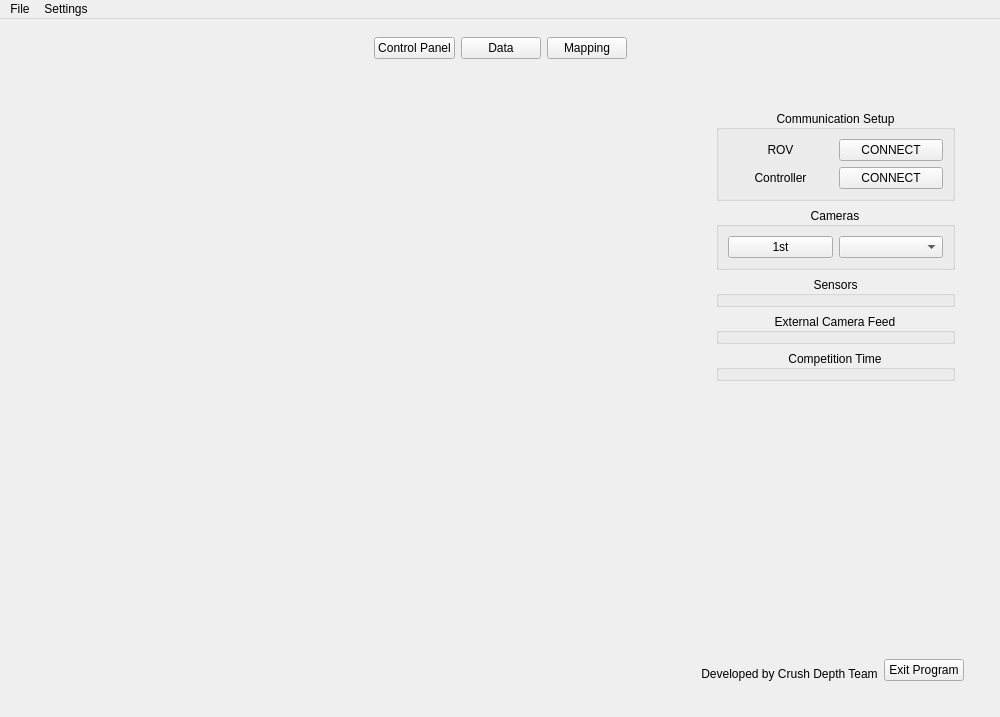
<?xml version="1.0" encoding="UTF-8"?>
<ui version="4.0">
 <class>MainWindow</class>
 <widget class="QMainWindow" name="MainWindow">
  <property name="geometry">
   <rect>
    <x>0</x>
    <y>0</y>
    <width>1000</width>
    <height>717</height>
   </rect>
  </property>
  <property name="sizePolicy">
   <sizepolicy hsizetype="Expanding" vsizetype="Expanding">
    <horstretch>0</horstretch>
    <verstretch>0</verstretch>
   </sizepolicy>
  </property>
  <property name="windowTitle">
   <string>MainWindow</string>
  </property>
  <widget class="QWidget" name="centralwidget">
   <property name="sizePolicy">
    <sizepolicy hsizetype="Expanding" vsizetype="Expanding">
     <horstretch>0</horstretch>
     <verstretch>0</verstretch>
    </sizepolicy>
   </property>
   <layout class="QGridLayout" name="gridLayout_4">
    <item row="1" column="0">
     <widget class="QStackedWidget" name="stackedWidget">
      <property name="sizePolicy">
       <sizepolicy hsizetype="Expanding" vsizetype="Expanding">
        <horstretch>0</horstretch>
        <verstretch>0</verstretch>
       </sizepolicy>
      </property>
      <property name="currentIndex">
       <number>0</number>
      </property>
      <widget class="QWidget" name="control_panel_page">
       <property name="sizePolicy">
        <sizepolicy hsizetype="Expanding" vsizetype="Expanding">
         <horstretch>0</horstretch>
         <verstretch>0</verstretch>
        </sizepolicy>
       </property>
       <layout class="QGridLayout" name="gridLayout_3">
        <item row="0" column="0">
         <widget class="QWidget" name="control_panel_tab" native="true">
          <property name="sizePolicy">
           <sizepolicy hsizetype="Preferred" vsizetype="Expanding">
            <horstretch>0</horstretch>
            <verstretch>0</verstretch>
           </sizepolicy>
          </property>
          <layout class="QHBoxLayout" name="horizontalLayout_3" stretch="95,5">
           <item>
            <widget class="QWidget" name="control_panel_camera_widget" native="true">
             <property name="enabled">
              <bool>true</bool>
             </property>
             <property name="sizePolicy">
              <sizepolicy hsizetype="Preferred" vsizetype="Preferred">
               <horstretch>1</horstretch>
               <verstretch>0</verstretch>
              </sizepolicy>
             </property>
             <layout class="QGridLayout" name="gridLayout_6" rowstretch="80">
              <item row="0" column="1">
               <layout class="QGridLayout" name="gridLayout_24" rowstretch="20">
                <item row="0" column="0">
                 <widget class="QWidget" name="primary_camera_feed" native="true">
                  <property name="sizePolicy">
                   <sizepolicy hsizetype="Preferred" vsizetype="Preferred">
                    <horstretch>0</horstretch>
                    <verstretch>1</verstretch>
                   </sizepolicy>
                  </property>
                  <layout class="QGridLayout" name="gridLayout_15" rowstretch="0">
                   <item row="0" column="0">
                    <widget class="QLabel" name="camera_feed_1">
                     <property name="sizePolicy">
                      <sizepolicy hsizetype="Ignored" vsizetype="Ignored">
                       <horstretch>0</horstretch>
                       <verstretch>0</verstretch>
                      </sizepolicy>
                     </property>
                     <property name="frameShape">
                      <enum>QFrame::NoFrame</enum>
                     </property>
                     <property name="text">
                      <string/>
                     </property>
                     <property name="alignment">
                      <set>Qt::AlignHCenter|Qt::AlignTop</set>
                     </property>
                    </widget>
                   </item>
                  </layout>
                 </widget>
                </item>
               </layout>
              </item>
             </layout>
            </widget>
           </item>
           <item>
            <widget class="QWidget" name="control_panel_functions_widget" native="true">
             <layout class="QGridLayout" name="gridLayout_5">
              <item row="1" column="0" colspan="2">
               <layout class="QHBoxLayout" name="CreditWidget">
                <item>
                 <spacer name="horizontalSpacer_8">
                  <property name="orientation">
                   <enum>Qt::Horizontal</enum>
                  </property>
                  <property name="sizeHint" stdset="0">
                   <size>
                    <width>40</width>
                    <height>20</height>
                   </size>
                  </property>
                 </spacer>
                </item>
                <item>
                 <widget class="QLabel" name="label_14">
                  <property name="text">
                   <string>Developed by Crush Depth Team</string>
                  </property>
                  <property name="alignment">
                   <set>Qt::AlignBottom|Qt::AlignHCenter</set>
                  </property>
                 </widget>
                </item>
                <item>
                 <widget class="QPushButton" name="program_exit">
                  <property name="text">
                   <string>Exit Program</string>
                  </property>
                 </widget>
                </item>
               </layout>
              </item>
              <item row="0" column="1">
               <widget class="QScrollArea" name="control_panel_scroll">
                <property name="frameShape">
                 <enum>QFrame::NoFrame</enum>
                </property>
                <property name="lineWidth">
                 <number>0</number>
                </property>
                <property name="horizontalScrollBarPolicy">
                 <enum>Qt::ScrollBarAlwaysOff</enum>
                </property>
                <property name="widgetResizable">
                 <bool>true</bool>
                </property>
                <widget class="QWidget" name="scrollAreaWidgetContents_3">
                 <property name="geometry">
                  <rect>
                   <x>0</x>
                   <y>0</y>
                   <width>258</width>
                   <height>543</height>
                  </rect>
                 </property>
                 <layout class="QGridLayout" name="gridLayout_10">
                  <item row="0" column="0">
                   <layout class="QVBoxLayout" name="verticalLayout">
                    <item>
                     <widget class="QGroupBox" name="group_box_comms_connect">
                      <property name="title">
                       <string>Communication Setup</string>
                      </property>
                      <property name="alignment">
                       <set>Qt::AlignCenter</set>
                      </property>
                      <layout class="QGridLayout" name="gridLayout_8">
                       <item row="0" column="1">
                        <widget class="QPushButton" name="control_rov_connect">
                         <property name="sizePolicy">
                          <sizepolicy hsizetype="Preferred" vsizetype="Preferred">
                           <horstretch>0</horstretch>
                           <verstretch>0</verstretch>
                          </sizepolicy>
                         </property>
                         <property name="minimumSize">
                          <size>
                           <width>0</width>
                           <height>0</height>
                          </size>
                         </property>
                         <property name="text">
                          <string>CONNECT</string>
                         </property>
                         <property name="checkable">
                          <bool>true</bool>
                         </property>
                        </widget>
                       </item>
                       <item row="1" column="1">
                        <widget class="QPushButton" name="control_controller_connect">
                         <property name="sizePolicy">
                          <sizepolicy hsizetype="Preferred" vsizetype="Preferred">
                           <horstretch>0</horstretch>
                           <verstretch>0</verstretch>
                          </sizepolicy>
                         </property>
                         <property name="minimumSize">
                          <size>
                           <width>0</width>
                           <height>0</height>
                          </size>
                         </property>
                         <property name="text">
                          <string>CONNECT</string>
                         </property>
                         <property name="checkable">
                          <bool>true</bool>
                         </property>
                        </widget>
                       </item>
                       <item row="0" column="0">
                        <widget class="QLabel" name="rov_label">
                         <property name="text">
                          <string>ROV</string>
                         </property>
                         <property name="alignment">
                          <set>Qt::AlignCenter</set>
                         </property>
                        </widget>
                       </item>
                       <item row="1" column="0">
                        <widget class="QLabel" name="controller_label">
                         <property name="text">
                          <string>Controller</string>
                         </property>
                         <property name="alignment">
                          <set>Qt::AlignCenter</set>
                         </property>
                        </widget>
                       </item>
                      </layout>
                     </widget>
                    </item>
                    <item>
                     <widget class="QGroupBox" name="digital_camera_control">
                      <property name="title">
                       <string>Cameras</string>
                      </property>
                      <property name="alignment">
                       <set>Qt::AlignCenter</set>
                      </property>
                      <layout class="QGridLayout" name="gridLayout">
                       <item row="0" column="1">
                        <widget class="QComboBox" name="camera_feed_1_menu">
                         <property name="sizeAdjustPolicy">
                          <enum>QComboBox::AdjustToContents</enum>
                         </property>
                        </widget>
                       </item>
                       <item row="0" column="0">
                        <widget class="QPushButton" name="primaryCameraToggleButton">
                         <property name="text">
                          <string>1st</string>
                         </property>
                        </widget>
                       </item>
                      </layout>
                     </widget>
                    </item>
                    <item>
                     <widget class="QGroupBox" name="sensor_control">
                      <property name="title">
                       <string>Sensors</string>
                      </property>
                      <property name="alignment">
                       <set>Qt::AlignCenter</set>
                      </property>
                     </widget>
                    </item>
                    <item>
                     <widget class="QGroupBox" name="analog_camera_control">
                      <property name="title">
                       <string>External Camera Feed</string>
                      </property>
                      <property name="alignment">
                       <set>Qt::AlignCenter</set>
                      </property>
                     </widget>
                    </item>
                    <item>
                     <widget class="QGroupBox" name="timer_control">
                      <property name="title">
                       <string>Competition Time</string>
                      </property>
                      <property name="alignment">
                       <set>Qt::AlignCenter</set>
                      </property>
                     </widget>
                    </item>
                   </layout>
                  </item>
                  <item row="1" column="0">
                   <spacer name="verticalSpacer">
                    <property name="orientation">
                     <enum>Qt::Vertical</enum>
                    </property>
                    <property name="sizeHint" stdset="0">
                     <size>
                      <width>20</width>
                      <height>40</height>
                     </size>
                    </property>
                   </spacer>
                  </item>
                 </layout>
                </widget>
               </widget>
              </item>
             </layout>
            </widget>
           </item>
          </layout>
         </widget>
        </item>
       </layout>
      </widget>
      <widget class="QWidget" name="data_panel_page"/>
      <widget class="QWidget" name="mapping_panel_page"/>
     </widget>
    </item>
    <item row="0" column="0">
     <widget class="QWidget" name="buttonsPanel" native="true">
      <property name="sizePolicy">
       <sizepolicy hsizetype="Preferred" vsizetype="Preferred">
        <horstretch>0</horstretch>
        <verstretch>0</verstretch>
       </sizepolicy>
      </property>
      <layout class="QHBoxLayout" name="horizontalLayout">
       <item>
        <spacer name="horizontalSpacer_2">
         <property name="orientation">
          <enum>Qt::Horizontal</enum>
         </property>
         <property name="sizeHint" stdset="0">
          <size>
           <width>334</width>
           <height>20</height>
          </size>
         </property>
        </spacer>
       </item>
       <item>
        <widget class="QPushButton" name="controlPanelButton">
         <property name="enabled">
          <bool>true</bool>
         </property>
         <property name="sizePolicy">
          <sizepolicy hsizetype="Preferred" vsizetype="Preferred">
           <horstretch>0</horstretch>
           <verstretch>0</verstretch>
          </sizepolicy>
         </property>
         <property name="text">
          <string>Control Panel</string>
         </property>
        </widget>
       </item>
       <item>
        <widget class="QPushButton" name="dataButton">
         <property name="text">
          <string>Data</string>
         </property>
        </widget>
       </item>
       <item>
        <widget class="QPushButton" name="mappingButton">
         <property name="text">
          <string>Mapping</string>
         </property>
        </widget>
       </item>
       <item>
        <spacer name="horizontalSpacer_3">
         <property name="orientation">
          <enum>Qt::Horizontal</enum>
         </property>
         <property name="sizeHint" stdset="0">
          <size>
           <width>336</width>
           <height>20</height>
          </size>
         </property>
        </spacer>
       </item>
      </layout>
     </widget>
    </item>
   </layout>
  </widget>
  <widget class="QMenuBar" name="menubar">
   <property name="geometry">
    <rect>
     <x>0</x>
     <y>0</y>
     <width>1000</width>
     <height>22</height>
    </rect>
   </property>
   <widget class="QMenu" name="menuFile">
    <property name="title">
     <string>File</string>
    </property>
   </widget>
   <widget class="QMenu" name="menuSettings">
    <property name="title">
     <string>Settings</string>
    </property>
   </widget>
   <addaction name="menuFile"/>
   <addaction name="menuSettings"/>
  </widget>
 </widget>
 <resources/>
 <connections/>
</ui>
